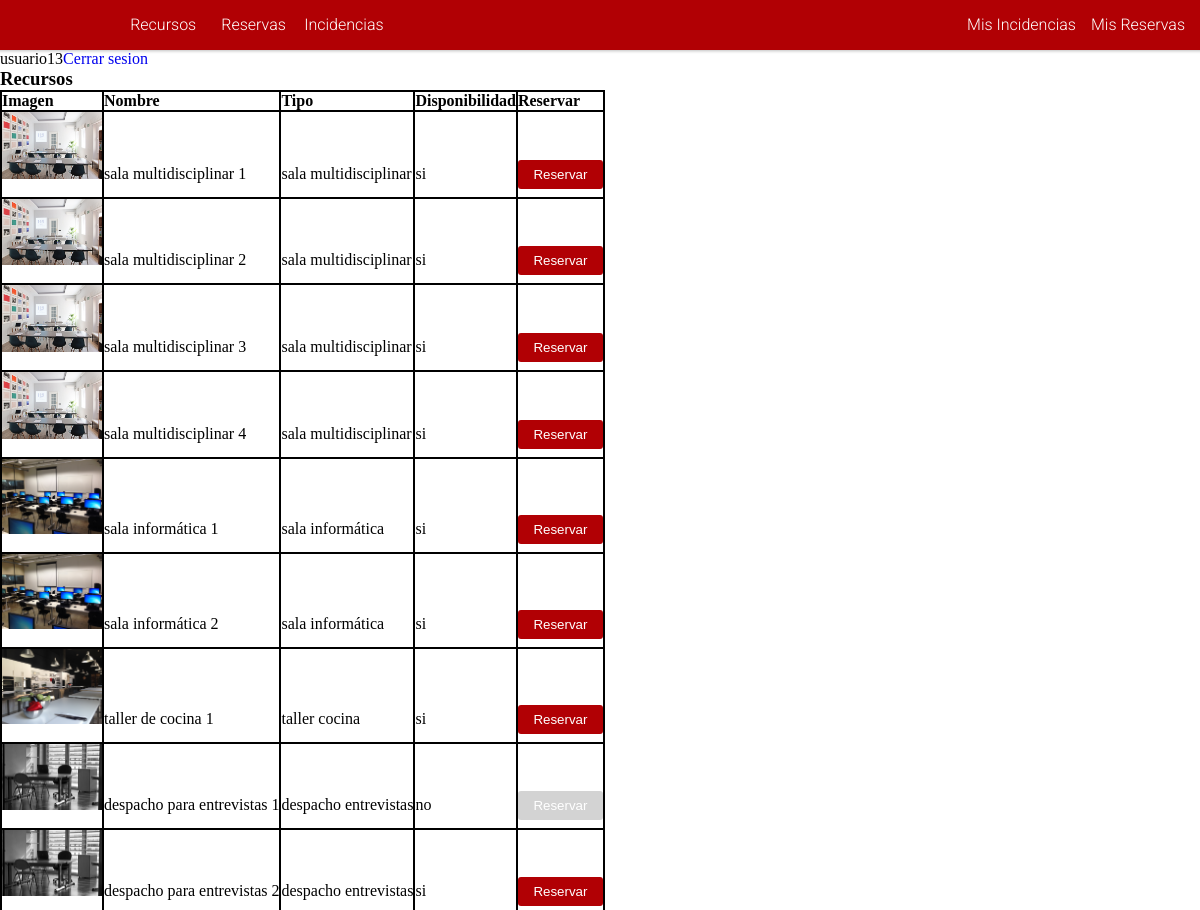
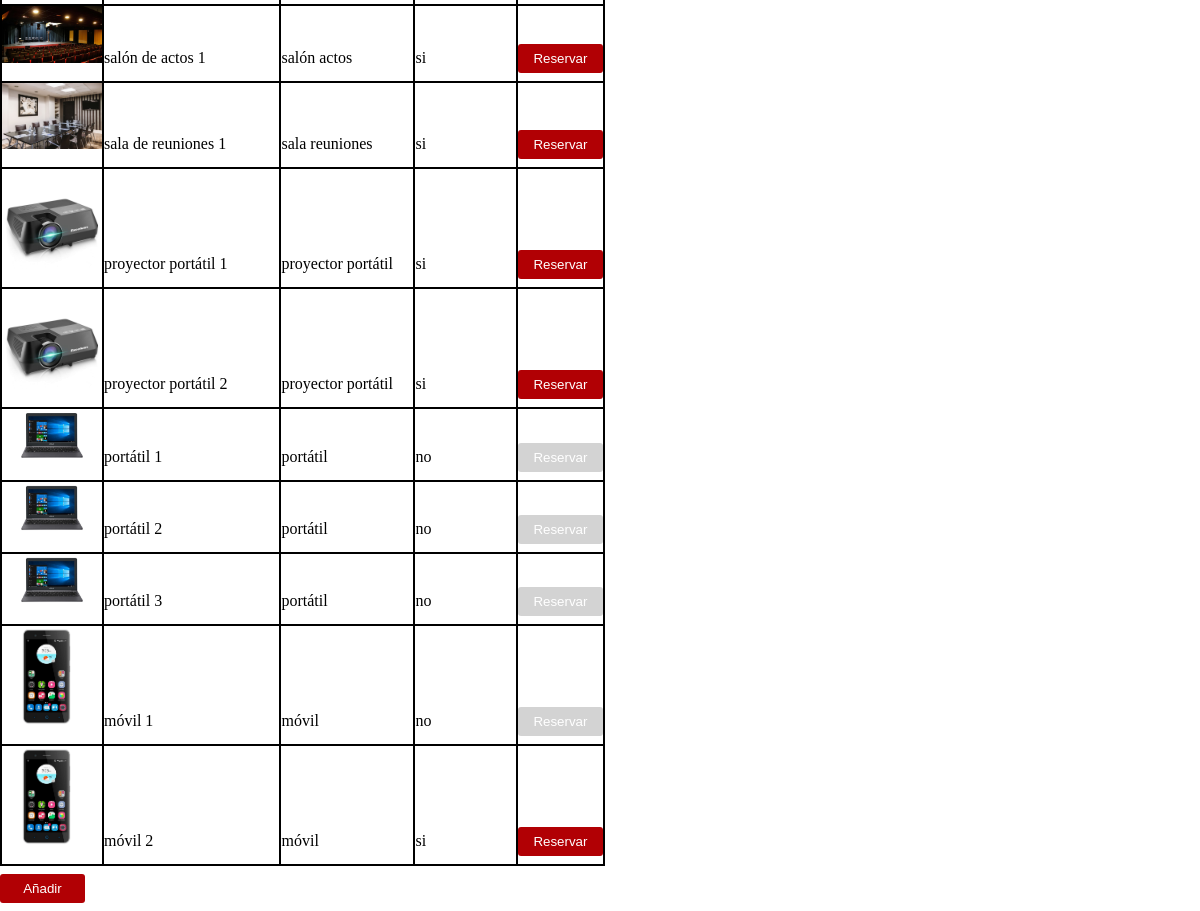
Screenshot of /PaginaWeb/index.php (signed in) with the database file from the repository (2 pictures, top to bottom).
### tables this page shows
CREATE TABLE IF NOT EXISTS `tbl_empleado` (
`id_empleado` int(11) NOT NULL AUTO_INCREMENT,
`email_empleado` varchar(100) DEFAULT NULL,
`usuario_empleado` varchar(100) DEFAULT NULL,
`password_empleado` varchar(255) DEFAULT NULL,
`nombre_empleado` varchar(100) DEFAULT NULL,
`apellido_empleado` varchar(100) DEFAULT NULL,
`grupo_empleado` ENUM('usuarios', 'administradores') DEFAULT NULL,
PRIMARY KEY (`id_empleado`),
UNIQUE KEY `email_empleado` (`email_empleado`),
UNIQUE KEY `usuario_empleado` (`usuario_empleado`)
);

CREATE TABLE IF NOT EXISTS `tbl_recurso` (
`id_recurso` int(11) NOT NULL AUTO_INCREMENT,
`rutaArchivos_recurso` varchar(100) DEFAULT 'assets/images/recursos',
`nombreArchivos_recurso` varchar(100) DEFAULT NULL,
`extensionArchivos_recurso` varchar(10) DEFAULT '.jpg',
`nombre_recurso` varchar(100) DEFAULT NULL,
`descripcion_recurso` text DEFAULT NULL,
`tipo_recurso` ENUM('sala multidisciplinar', 'sala informática', 'taller cocina', 'despacho entrevistas', "salón actos", 'sala reuniones', 'proyector portátil', 'portátil', 'móvil') DEFAULT NULL,
`disp_recurso` ENUM('si', 'no') DEFAULT NULL,
PRIMARY KEY (`id_recurso`)
);

### PaginaWeb/php/datosUsuario.proc.php (called while the page is built, shortened)
<?php
	if (isset($_SESSION['user_id'])) {
		$records = $conn->prepare('SELECT id_empleado, usuario_empleado, email_empleado, password_empleado, grupo_empleado FROM tbl_empleado WHERE id_empleado = :id');
		$records->bindParam(':id', $_SESSION['user_id']);
		$records->execute();
		$results = $records->fetch(PDO::FETCH_ASSOC);
		if (count($results) > 0) {
			$usuario = $results;
		}
	}
?>

### PaginaWeb/php/recursos.php (the view, shortened to what this page needs)
<article>
	<h1>Recursos</h1>
	<?php
		$consulta=mysqli_query($link, "SELECT * FROM tbl_recurso ORDER BY id_recurso");
		echo "<div class='tabla'>";
			if(mysqli_num_rows($consulta)>0) {
				echo "<div class='fila encabezado'>";
					echo "<div class='columna'>Imagen</div>";
					echo "<div class='columna'>Nombre</div>";
					echo "<div class='columna'>Tipo</div>";
					echo "<div class='columna'>Disponibilidad</div>";
					echo "<div class='columna'>Reservar</div>";
				echo "</div>";
				while($array = mysqli_fetch_array($consulta)) {
					$nombre = $array['nombre_recurso'];
					$tipo = $array['tipo_recurso'];
					$disponible = $array['disp_recurso'];
					$rutaImagen = $array['rutaArchivos_recurso'];
					$nombreImagen = $array['nombreArchivos_recurso'];
					$extensionImagen = $array['extensionArchivos_recurso'];
					$imagen = $rutaImagen.$nombreImagen.$extensionImagen;
					echo "<div class='fila'>";
						echo "<div class='columna'><img src='$imagen'></div>";
						echo "<div class='columna'>$nombre</div>";
						echo "<div class='columna'>$tipo</div>";
						echo "<div class='columna'>$disponible</div>";
						if ($disponible == 'si') {
							echo "<div class='columna'><a href='#mostrarAñadirReserva'><input type='button' value='Reservar'></a></div>";
						} else {
							echo "<div class='columna'><input class='desabilitado' type='button' value='Reservar'></div>";
						}
					echo "</div>";
				}
			}
		echo "</div>";
	?>
	<a href="#mostrarAñadirRecurso"><input type="button" value="Añadir"></a>
</article>

### PaginaWeb/index.php (shortened to what this page needs)
<!DOCTYPE html>
<html>
	<head>
		<link rel="stylesheet" href="https://use.fontawesome.com/releases/v5.4.1/css/all.css">
		<link rel="stylesheet" type="text/css" href="assets/css/estilos.css">
	</head>
	<body>
		<?php
			include "php/conexion.proc.php";
			include "php/datosUsuario.proc.php";
			if (!isset($_SESSION['user_id'])) {
				include "php/login.php";
			} else {
				$nombreUsuario = $usuario['usuario_empleado'];
				echo "$nombreUsuario";
				echo "<a href='index.php?mostrar=cerrarSesion'>Cerrar sesion</a>";
				include "php/navegador.php";
				?><section><?php
					if (!isset($_REQUEST['mostrar'])) {
						include "php/recursos.php";
						?><?php
					}
				?></section><?php
			}
		?>
	</body>
</html>

### PaginaWeb/assets/css/estilos.css (style rules this page uses)
* { margin: 0; padding: 0; list-style: none; text-decoration: none; border: none; outline: none; box-sizing: border-box; }
body { margin-top: 50px; }
img { width: 100px; }

### PaginaWeb/assets/css/formulariosBotones.css (style rules this page uses)
input[type="button"] { padding: 7px; color: #fff; background: #b10004; width: 85px; margin-top: 8px; margin-bottom: 8px; border: 0; border-radius: 3px; cursor: pointer; }
.desabilitado { background-color: #D3D3D3 !important; cursor: default !important; }

### PaginaWeb/assets/css/tablas.css (style rules this page uses)
div.tabla { display: table; border: 1px solid black; }
div.fila { display: table-row; border: 1px solid black; }
div.columna { display: table-cell; border: 1px solid black; }
div.encabezado { font-weight: bold; }

### PaginaWeb/assets/css/menu.css (style rules this page uses)
* { margin: 0; padding: 0; box-sizing: border-box; }

### rows the page displays
tbl_empleado: usuario_empleado "usuario13"
tbl_recurso: rutaArchivos_recurso+nombreArchivos_recurso+extensionArchivos_recurso (picture), nombre_recurso "sala multidisciplinar 1", tipo_recurso "sala multidisciplinar", disp_recurso "si"
tbl_recurso: rutaArchivos_recurso+nombreArchivos_recurso+extensionArchivos_recurso (picture), nombre_recurso "sala multidisciplinar 2", tipo_recurso "sala multidisciplinar", disp_recurso "si"
tbl_recurso: rutaArchivos_recurso+nombreArchivos_recurso+extensionArchivos_recurso (picture), nombre_recurso "sala multidisciplinar 3", tipo_recurso "sala multidisciplinar", disp_recurso "si"
tbl_recurso: rutaArchivos_recurso+nombreArchivos_recurso+extensionArchivos_recurso (picture), nombre_recurso "sala multidisciplinar 4", tipo_recurso "sala multidisciplinar", disp_recurso "si"
tbl_recurso: rutaArchivos_recurso+nombreArchivos_recurso+extensionArchivos_recurso (picture), nombre_recurso "sala informática 1", tipo_recurso "sala informática", disp_recurso "si"
tbl_recurso: rutaArchivos_recurso+nombreArchivos_recurso+extensionArchivos_recurso (picture), nombre_recurso "sala informática 2", tipo_recurso "sala informática", disp_recurso "si"
tbl_recurso: rutaArchivos_recurso+nombreArchivos_recurso+extensionArchivos_recurso (picture), nombre_recurso "taller de cocina 1", tipo_recurso "taller cocina", disp_recurso "si"
tbl_recurso: rutaArchivos_recurso+nombreArchivos_recurso+extensionArchivos_recurso (picture), nombre_recurso "despacho para entrevistas 1", tipo_recurso "despacho entrevistas", disp_recurso "no"
tbl_recurso: rutaArchivos_recurso+nombreArchivos_recurso+extensionArchivos_recurso (picture), nombre_recurso "despacho para entrevistas 2", tipo_recurso "despacho entrevistas", disp_recurso "si"
tbl_recurso: rutaArchivos_recurso+nombreArchivos_recurso+extensionArchivos_recurso (picture), nombre_recurso "salón de actos 1", tipo_recurso "salón actos", disp_recurso "si"
tbl_recurso: rutaArchivos_recurso+nombreArchivos_recurso+extensionArchivos_recurso (picture), nombre_recurso "sala de reuniones 1", tipo_recurso "sala reuniones", disp_recurso "si"
tbl_recurso: rutaArchivos_recurso+nombreArchivos_recurso+extensionArchivos_recurso (picture), nombre_recurso "proyector portátil 1", tipo_recurso "proyector portátil", disp_recurso "si"
tbl_recurso: rutaArchivos_recurso+nombreArchivos_recurso+extensionArchivos_recurso (picture), nombre_recurso "proyector portátil 2", tipo_recurso "proyector portátil", disp_recurso "si"
tbl_recurso: rutaArchivos_recurso+nombreArchivos_recurso+extensionArchivos_recurso (picture), nombre_recurso "portátil 1", tipo_recurso "portátil", disp_recurso "no"
tbl_recurso: rutaArchivos_recurso+nombreArchivos_recurso+extensionArchivos_recurso (picture), nombre_recurso "portátil 2", tipo_recurso "portátil", disp_recurso "no"
tbl_recurso: rutaArchivos_recurso+nombreArchivos_recurso+extensionArchivos_recurso (picture), nombre_recurso "portátil 3", tipo_recurso "portátil", disp_recurso "no"
tbl_recurso: rutaArchivos_recurso+nombreArchivos_recurso+extensionArchivos_recurso (picture), nombre_recurso "móvil 1", tipo_recurso "móvil", disp_recurso "no"
tbl_recurso: rutaArchivos_recurso+nombreArchivos_recurso+extensionArchivos_recurso (picture), nombre_recurso "móvil 2", tipo_recurso "móvil", disp_recurso "si"
